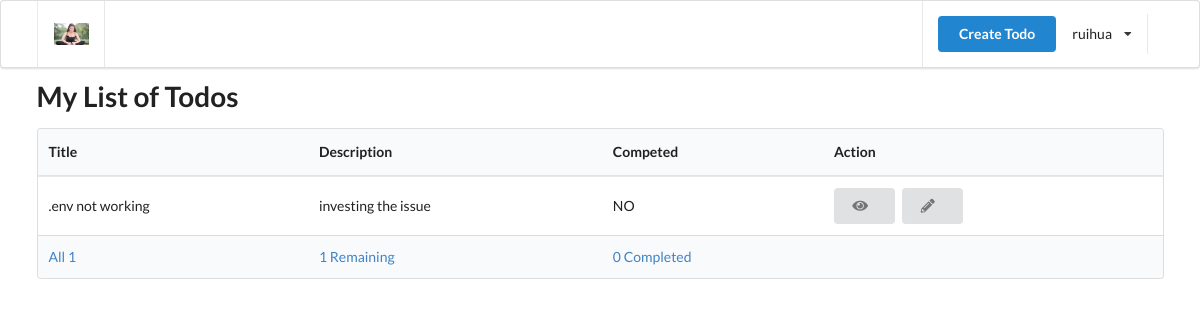
Page / (signed in) on the committed database.
### authentication/models.py (models this page shows, shortened)
class User(AbstractUser):
    is_email_verified = models.BooleanField(default=False)

### todo/models.py (models this page shows, shortened)
class Todo(TrackingModel):
    title = models.CharField(max_length=255)
    description = models.TextField()
    is_completed = models.BooleanField(default=False)
    owner = models.ForeignKey(to=User, on_delete=models.CASCADE)

### todo/views.py (the view)
# urls.py: path('', views.index, name='home'),
@login_required
def index(request):
    todos = Todo.objects.filter(owner=request.user)
    completed_count = todos.filter(is_completed=True).count()
    incomplete_count = todos.filter(is_completed=False).count()
    all_count = todos.count()
    context = {'todos': get_showing_todos(request, todos),
               'all_count': all_count,
               'completed_count': completed_count,
               'incomplete_count': incomplete_count
               }
    return render(request, 'todo/index.html', context)

### todo/views.py (called while the page is built)
def get_showing_todos(request, todos):
    if request.GET and request.GET.get('filter'):
        if request.GET.get('filter') == 'completed':
            return todos.filter(is_completed=True)
        if request.GET.get('filter') == 'incomplete':
            return todos.filter(is_completed=False)
    return todos

### templates/todo/index.html (shortened to what this page needs)
{% extends '_partials/base.html' %}
{% load static %}
{% block content%}
    <h1 class="ui header">My List of Todos</h1>
{% if todos %}
<table class="ui table">
    <thead>
        <tr>
            <th>Title</th>
            <th>Description</th>
            <th>Competed</th>
            <th>Action</th>
        </tr>
    </thead>
    <tr>
        <tbody>
            {% for todo in todos %}
            <tr>
                <td>{{todo.title}}</td>
                <td>{{todo.description}}</td>
                <td>
                    {% if todo.is_completed %}
                    YES <i class="check icon green"></i>
                    {% else %}
                    NO
                    {% endif %}
                </td>
                <td>
                    <a href={% url 'todo' todo.pk %} class="ui button">
                        <i class="eye icon"></i>
                    </a>
                    <a href={% url 'todo-edit' todo.pk %} class="ui button">
                        <i class="pencil icon"></i>
                    </a>
                </td>
            </tr>
            {% endfor %}
        </tbody>
        <tfoot>
            <tr>
                <th>
                    <a href="?filter=all">All {{all_count}}</a>
                </th>
                <th>
                    <a href="?filter=incomplete">{{incomplete_count}} Remaining</a>
                </th>
                <th>
                    <a href="?filter=completed">{{completed_count}} Completed</a>
                </th>
                <th></th>
            </tr>
        </tfoot>
    </tr>
</table>
{% endif %}
{% endblock content%}

### templates/_partials/header.html (shortened to what this page needs)
{%load static %}
<div class="ui menu">
  <div class="ui container">
    <a href={% url 'home' %} class="header item">
      <img class="logo"  src= {% static 'img/helth_logo.png' %} />
    </a>
    <div class="right item">
        {% if request.user.is_authenticated %}
      <a href={% url 'create-todo' %} class="ui primary button">Create Todo</a>
      <div class="ui simple dropdown item">
        {{request.user.username}} <i class="dropdown icon"></i>
      </div>
        {% endif %}
    </div>
  </div>
</div>

### rows in the picture
User: user.username "ruihua"
Todo: title ".env not working", description "investing the issue", is_completed "NO"

### other values in the picture
{{ all_count }} "1"
{{ incomplete_count }} "1"
{{ completed_count }} "0"
